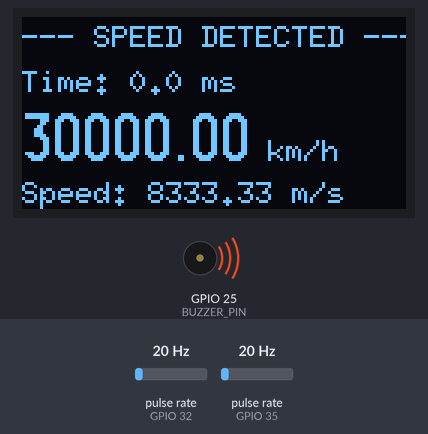
A sketch run on a simulated ESP32. Parts: 128×64 one-colour display, buzzer (waves = sounding, pin HIGH). Wiring (inferred from the names in the program): 2 × pulse sensor: data GPIO 32 / data GPIO 35. Inputs (shaded band) come from the test bench; at power-on: pulse rate (sensors on GPIO 32, GPIO 35) 20 Hz.

Above: at 1.2 s.
1.3 s: pulse rate (sensor on GPIO 32) set to 50 Hz
At 3.3 s:
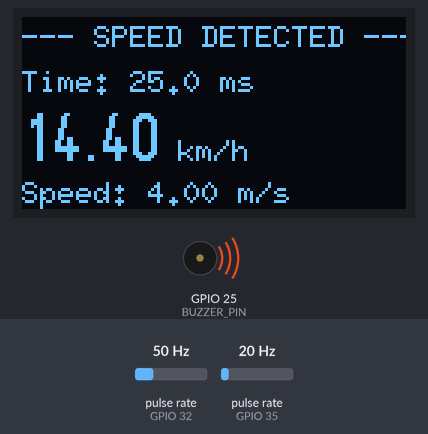
4.3 s: pulse rate (sensor on GPIO 35) set to 4 Hz
At 6.7 s:
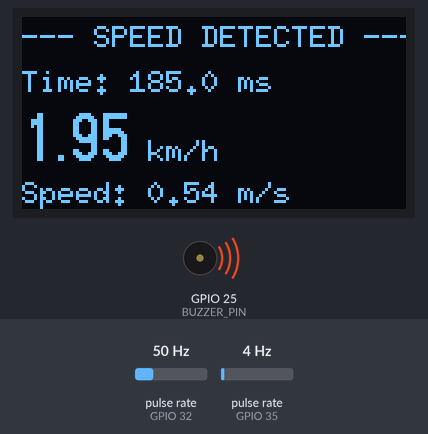
7.3 s: pulse rate (sensor on GPIO 32) set to 4 Hz
At 9.4 s:
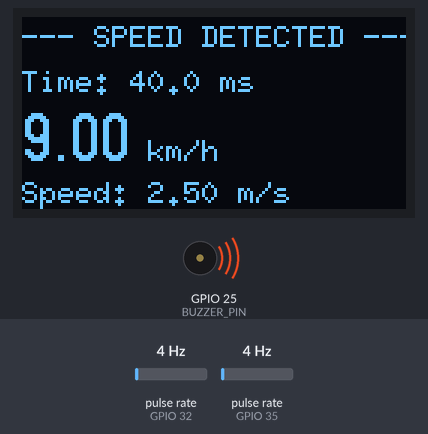
10.1 s: pulse rate (sensor on GPIO 35) set to 50 Hz
At 12.6 s:
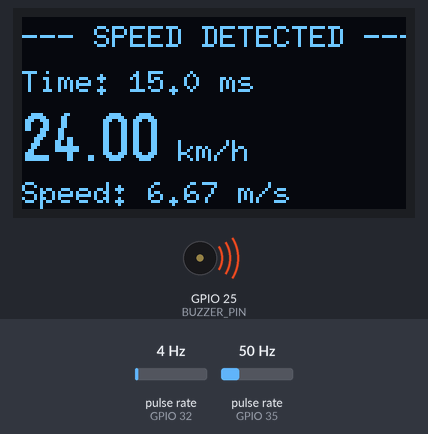
12.9 s: pulse rate (sensor on GPIO 32) set to 150 Hz
At 14.6 s:
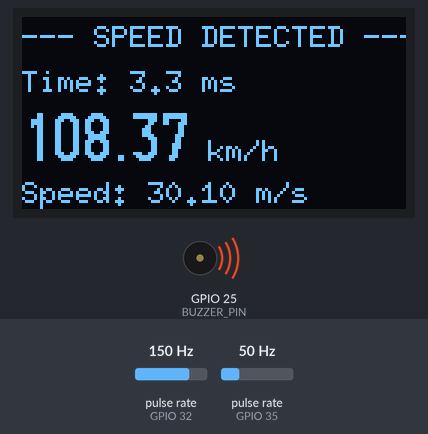
15.6 s: pulse rate (sensor on GPIO 35) set to 100 Hz
At 17.8 s:
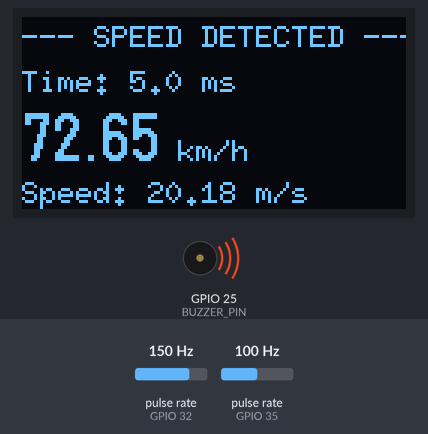
Timing chart, 0 to 19.3 s (numbered marks = the images above; inputs shaded):
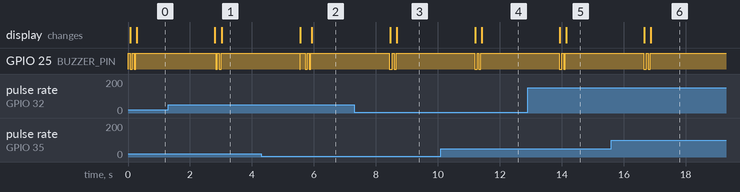

The sketch:

speed_tracker.ino
```cpp
#include <Arduino.h>
#include <U8g2lib.h>
#include <Wire.h>

/*
================================================================================
📌 SPEED TRACKER SUBSYSTEM WIRING CONNECTIONS
================================================================================
  [Component]         [Component Pin]    [ESP32 Pin]    [Notes]
  ------------------------------------------------------------------------------
  1.3" SH1106 OLED     VCC                3.3V / 5V
                       GND                GND
                       SCL                IO22           Hardware I2C Clock
                       SDA                IO21           Hardware I2C Data

  IR Sensor 1 (Start)  VCC                3.3V / 5V
                       GND                GND
                       OUT                IO32           Hardware Interrupt (Gate 1)

  IR Sensor 2 (Stop)   VCC                3.3V / 5V
                       GND                GND
                       OUT                IO35           Hardware Interrupt (Gate 2)

  3-Pin Buzzer Module  VCC                3.3V / 5V
                       GND                GND
                       I/O (Signal)       IO25           Low-Level Triggered Module
================================================================================
*/

// --- HARDWARE PIN ASSIGNMENTS ---
const int IR_START_PIN = 32;
const int IR_STOP_PIN  = 35;
const int BUZZER_PIN   = 25;

// --- 1.3 INCH OLED INITIALIZATION ---
// Uses default hardware I2C pins: SDA (21), SCL (22)
U8G2_SH1106_128X64_NONAME_F_HW_I2C u8g2(U8G2_R0, /* reset=*/ U8X8_PIN_NONE);

// --- CALIBRATION CONFIGURATION ---
const float SENSOR_DISTANCE_CM = 10.0; // Distance between your physical IR gates

// --- VOLATILE VARIABLES FOR HARDWARE INTERRUPTS ---
volatile unsigned long startTime = 0;
volatile unsigned long stopTime  = 0;
volatile bool startTriggered = false;
volatile bool stopTriggered  = false;

// --- STATE MANAGEMENT AND METRICS ---
bool startBeepActive   = false;
unsigned long beepTurnOffMillis = 0;

bool speedCalculated   = false;
float finalSpeedMps    = 0.0;
float finalSpeedKmh    = 0.0;
float finalTimeMs      = 0.0;

// --- INSTANT HARDWARE INTERRUPT SERVICE ROUTINES (ISRs) ---
void IRAM_ATTR onStartSensorTrigger() {
  if (!startTriggered) {
    startTime = micros();
    startTriggered = true;

    // Low-Level Active Buzzer Fix: Pull the pin LOW via direct registers instantly
    // to remove main loop sound latency when the first gate is crossed.
    REG_WRITE(GPIO_OUT_W1TC_REG, (1 << BUZZER_PIN));
  }
}

void IRAM_ATTR onStopSensorTrigger() {
  if (startTriggered && !stopTriggered) {
    stopTime = micros();
    stopTriggered = true;
  }
}

void showIdleScreen() {
  u8g2.clearBuffer();
  u8g2.setFont(u8g2_font_6x10_tf);
  u8g2.drawStr(10, 15, "--- RADAR READY ---");
  u8g2.drawStr(10, 35, "Pass object through");
  u8g2.drawStr(10, 50, "gates to measure...");
  u8g2.sendBuffer();
}

void setup() {
  Serial.begin(115200);

  // Power-On Beep Fix: Pull HIGH before making it an output to prevent low-level trigger scream
  digitalWrite(BUZZER_PIN, HIGH);
  pinMode(BUZZER_PIN, OUTPUT);

  u8g2.begin();
  showIdleScreen();

  pinMode(IR_START_PIN, INPUT);
  pinMode(IR_STOP_PIN, INPUT);

  attachInterrupt(digitalPinToInterrupt(IR_START_PIN), onStartSensorTrigger, FALLING);
  attachInterrupt(digitalPinToInterrupt(IR_STOP_PIN), onStopSensorTrigger, FALLING);
}

void loop() {
  // 1. Non-blocking handler to turn off the instant gate passing beep
  if (startTriggered && !startBeepActive && beepTurnOffMillis == 0) {
    beepTurnOffMillis = millis() + 60; // Sound duration window
    startBeepActive = true;
  }

  if (startBeepActive && millis() >= beepTurnOffMillis) {
    digitalWrite(BUZZER_PIN, HIGH); // Pulling HIGH silences low-level module
    startBeepActive = false;
  }

  // 2. Process Gate 2 Exit and Speed Calculation
  if (startTriggered && stopTriggered && !speedCalculated) {
    digitalWrite(BUZZER_PIN, HIGH); // Safety clear line

    unsigned long elapsedMicros = stopTime - startTime;
    float elapsedSeconds = elapsedMicros / 1000000.0;
    float distanceMeters = SENSOR_DISTANCE_CM / 100.0;

    finalTimeMs = elapsedMicros / 1000.0;
    finalSpeedMps = distanceMeters / elapsedSeconds;
    finalSpeedKmh = finalSpeedMps * 3.6;

    speedCalculated = true;

    // Output Gate Success Alert: Clean double beep pattern
    digitalWrite(BUZZER_PIN, LOW);  delay(60);
    digitalWrite(BUZZER_PIN, HIGH); delay(60);
    digitalWrite(BUZZER_PIN, LOW);  delay(60);
    digitalWrite(BUZZER_PIN, HIGH);

    // Display updates
    u8g2.clearBuffer();
    u8g2.setFont(u8g2_font_6x10_tf);
    u8g2.drawStr(0, 10, "--- SPEED DETECTED ---");

    u8g2.setCursor(0, 25);
    u8g2.print("Time: "); u8g2.print(finalTimeMs, 1); u8g2.print(" ms");

    u8g2.setFont(u8g2_font_logisoso16_tf);
    u8g2.setCursor(0, 48);
    u8g2.print(finalSpeedKmh, 2);
    u8g2.setFont(u8g2_font_6x10_tf);
    u8g2.print(" km/h");

    u8g2.setCursor(0, 62);
    u8g2.print("Speed: "); u8g2.print(finalSpeedMps, 2); u8g2.print(" m/s");
    u8g2.sendBuffer();

    delay(2500);

    // System Reset
    startTriggered = false;
    stopTriggered = false;
    speedCalculated = false;
    beepTurnOffMillis = 0;

    showIdleScreen();
  }

  // 3. Sensor Missing-Gate Timeout Reset (5 Seconds)
  if (startTriggered && !stopTriggered && (micros() - startTime > 5000000)) {
    // Error feedback tone: 1 prolonged warning beep
    digitalWrite(BUZZER_PIN, LOW);  delay(300);
    digitalWrite(BUZZER_PIN, HIGH);

    startTriggered = false;
    beepTurnOffMillis = 0;

    u8g2.clearBuffer();
    u8g2.setFont(u8g2_font_6x10_tf);
    u8g2.drawStr(10, 35, "[TIMEOUT] Missed Gate 2");
    u8g2.sendBuffer();
    delay(1000);
    showIdleScreen();
  }
}
```

Measured:
- after the input at 1.3 s, the display: first differs from a run without the input after 1.7 s (image 1)
- after the input at 10.1 s, the display: first differs from a run without the input after 1.3 s (image 4)
- by itself, GPIO 25 (BUZZER_PIN): alternates HIGH for 0.06 s and LOW for 0.07 s, 4 changes in all, then stays HIGH
